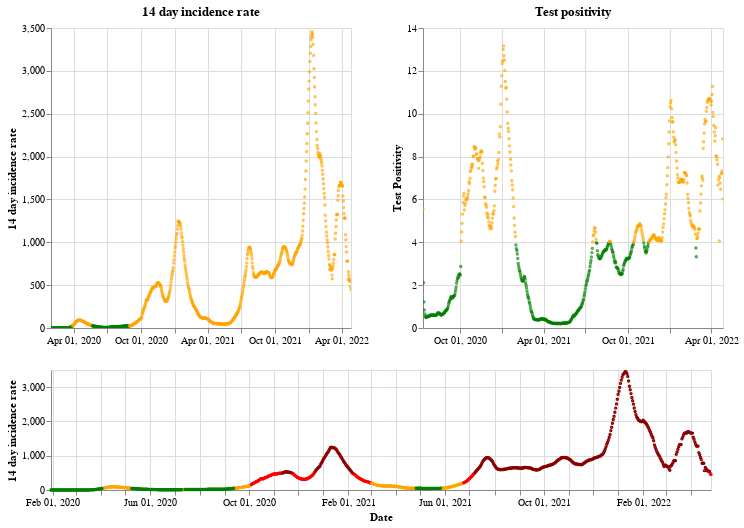

Notebook cell for this chart:
### Markdown cell above
## England

### Code cell
plot_traffic_light('England')

### Figure 1 — Vega-Lite specification as saved in the notebook (floating-point values rounded to 4 significant figures; data arrays with more than 128 entries replaced by an {"elided": "..."} marker saying what was removed)
{"config": {"view": {"continuousWidth": 400, "continuousHeight": 300}}, "vconcat": [{"hconcat": [{"mark": {"type": "point", "size": 2}, "encoding": {"color": {"condition": {"value": "green", "test": "(datum.twoWeeklyCasesRate <= 25)"}, "value": "orange"}, "tooltip": [{"type": "nominal", "field": "areaName"}, {"type": "temporal", "field": "date"}, {"type": "quantitative", "field": "twoWeeklyCasesRate"}, {"type": "quantitative", "field": "testPositivity"}], "x": {"type": "temporal", "axis": {"title": ""}, "field": "date", "scale": {"domain": {"selection": "DateBrush"}}, "timeUnit": "yearmonthdate"}, "y": {"type": "quantitative", "axis": {"title": "14 day incidence rate"}, "field": "twoWeeklyCasesRate"}}, "title": "14 day incidence rate", "width": 300}, {"mark": {"type": "point", "size": 2}, "encoding": {"color": {"condition": {"value": "green", "test": "(datum.testPositivity <= 4)"}, "value": "orange"}, "tooltip": [{"type": "nominal", "field": "areaName"}, {"type": "temporal", "field": "date"}, {"type": "quantitative", "field": "twoWeeklyCasesRate"}, {"type": "quantitative", "field": "testPositivity"}], "x": {"type": "temporal", "axis": {"title": ""}, "field": "date", "scale": {"domain": {"selection": "DateBrush"}}, "timeUnit": "yearmonthdate"}, "y": {"type": "quantitative", "axis": {"title": "Test Positivity"}, "field": "testPositivity"}}, "title": "Test positivity", "width": 300}]}, {"layer": [{"mark": {"type": "point", "size": 2}, "encoding": {"color": {"condition": {"value": "orange", "test": "(((datum.testPositivity < 4) && (datum.twoWeeklyCasesRate >= 50)) && (datum.twoWeeklyCasesRate < 200))"}, "value": "red"}, "opacity": {"condition": {"value": 1, "test": "((datum.twoWeeklyCasesRate >= 50) && (datum.twoWeeklyCasesRate < 500))"}, "value": 0}, "tooltip": [{"type": "nominal", "field": "areaName"}, {"type": "temporal", "field": "date"}, {"type": "quantitative", "field": "twoWeeklyCasesRate"}, {"type": "quantitative", "field": "testPositivity"}], "x": {"type": "temporal", "axis": {"title": "Date"}, "field": "date", "timeUnit": "yearmonthdate"}, "y": {"type": "quantitative", "axis": {"title": "14 day incidence rate"}, "field": "twoWeeklyCasesRate"}}, "selection": {"DateBrush": {"type": "interval", "encodings": ["x"], "fields": ["Time"]}}}, {"mark": {"type": "point", "size": 2}, "encoding": {"color": {"value": "darkred"}, "opacity": {"condition": {"value": 1, "test": "(datum.twoWeeklyCasesRate >= 500)"}, "value": 0}, "tooltip": [{"type": "nominal", "field": "areaName"}, {"type": "temporal", "field": "date"}, {"type": "quantitative", "field": "twoWeeklyCasesRate"}, {"type": "quantitative", "field": "testPositivity"}], "x": {"type": "temporal", "axis": {"title": "Date"}, "field": "date", "timeUnit": "yearmonthdate"}, "y": {"type": "quantitative", "axis": {"title": "14 day incidence rate"}, "field": "twoWeeklyCasesRate"}}}, {"mark": {"type": "point", "size": 2}, "encoding": {"color": {"condition": {"value": "green", "test": "((datum.testPositivity < 4) && (datum.twoWeeklyCasesRate < 50))"}, "value": "orange"}, "opacity": {"condition": {"value": 1, "test": "(datum.twoWeeklyCasesRate < 50)"}, "value": 0}, "tooltip": [{"type": "nominal", "field": "areaName"}, {"type": "temporal", "field": "date"}, {"type": "quantitative", "field": "twoWeeklyCasesRate"}, {"type": "quantitative", "field": "testPositivity"}], "x": {"type": "temporal", "axis": {"title": "Date"}, "field": "date", "timeUnit": "yearmonthdate"}, "y": {"type": "quantitative", "axis": {"title": "14 day incidence rate"}, "field": "twoWeeklyCasesRate"}}}], "height": 120, "width": 660}], "data": {"name": "data-d46ed730dc69e5101772c8f89fbec268"}, "$schema": "https://vega.github.io/schema/vega-lite/v4.8.1.json", "datasets": {"data-d46ed730dc69e5101772c8f89fbec268": {"elided": "818 records"}}}
